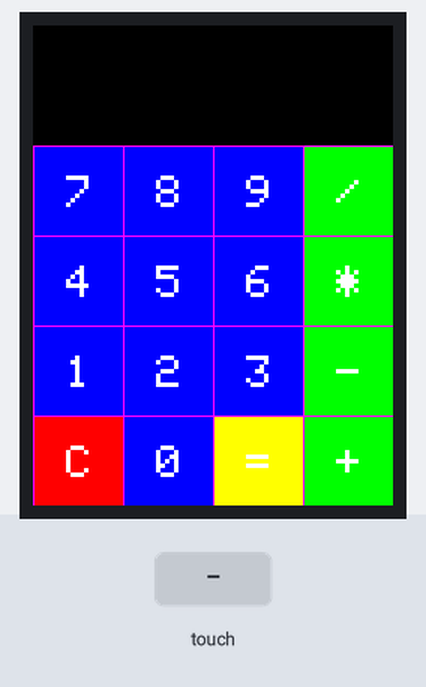
Simulated run of this sketch. Board: Arduino Mega 2560, built with avr-gcc and run on an emulated ATmega2560. On the bench: 240×320 colour display. The test bench sets the inputs (shaded band). What the sketch prints to the serial monitor is not drawn.

Above: at 3.3 s.
3.4 s: touch panel pressed at 62 % / 90 % of its raw x / y range
At 4.0 s:
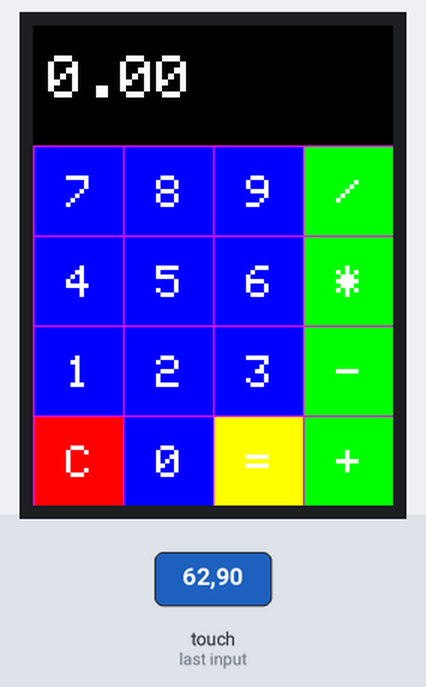
5.2 s: touch panel pressed at 38 % / 10 % of its raw x / y range
At 6.4 s:
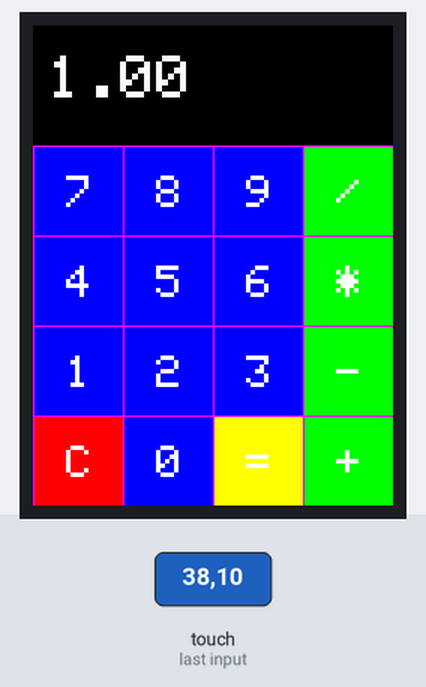
6.7 s: touch panel pressed at 13 % / 90 % of its raw x / y range
At 6.86 s:
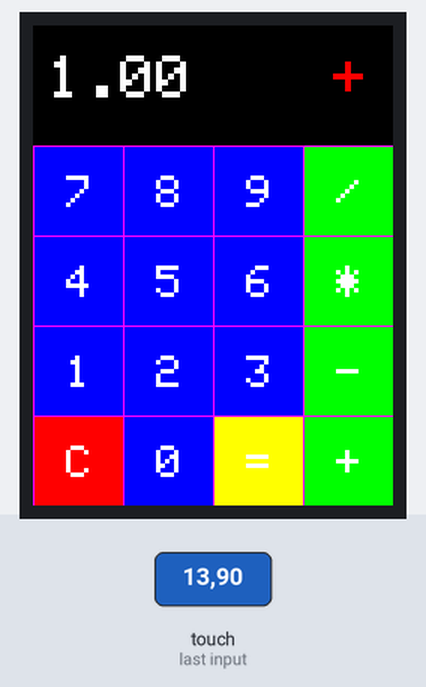
8.5 s: touch panel pressed at 38 % / 90 % of its raw x / y range
At 8.66 s:
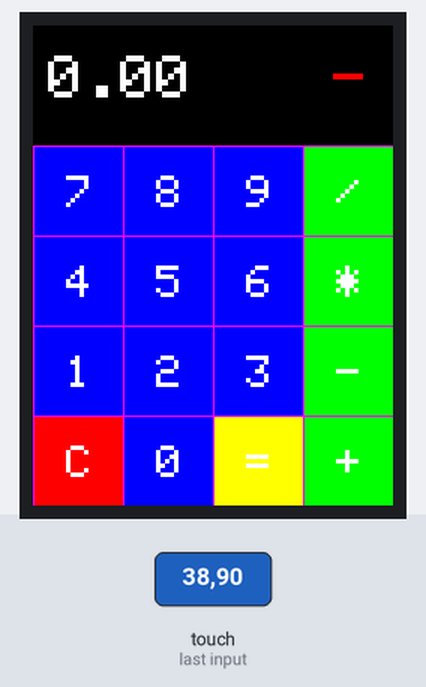
Timing chart, 0 to 11.3 s (numbered marks = the images above; inputs shaded):
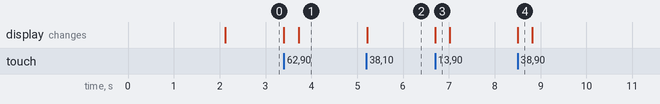

The sketch:

calculator.ino
```cpp
#include <TouchScreen.h>

#include <SD.h>
#include <SPI.h>          // f.k. for Arduino-1.5.2
#include "Adafruit_GFX.h"// Hardware-specific library
#include <MCUFRIEND_kbv.h>
MCUFRIEND_kbv tft;


/*______Define LCD pins (I have asigned the default values)_______*/
#define YP A1  // must be an analog pin, use "An" notation!
#define XM A2  // must be an analog pin, use "An" notation!
#define YM 7   // can be a digital pin
#define XP 6   // can be a digital pin
#define LCD_CS A3
#define LCD_CD A2
#define LCD_WR A1
#define LCD_RD A0
#define LCD_RESET A4
/*_______End of defanitions______*/

/*______Assign names to colors and pressure_______*/
#define BLACK   0x0000
#define BLUE   0x001F
#define RED   0xF800
#define GREEN  0x07E0
#define CYAN   0x07FF
#define PINK 0xF81F
#define YELLOW  0xFFE0
#define WHITE   0xFFFF

#define MINPRESSURE 200
#define MAXPRESSURE 1000
/*_______Assigned______*/

/*____Calibrate TFT LCD_____*/
#define TS_MINX 125
#define TS_MINY 85
#define TS_MAXX 965
#define TS_MAXY 905
/*______End of Calibration______*/

TouchScreen ts = TouchScreen(XP, YP, XM, YM, 300); //300 is the sensitivity
//MCUFRIEND_kbv tft (LCD_CS, LCD_CD, LCD_WR, LCD_RD, LCD_RESET); //Start communication with LCD

String symbol[4][4] = {
  { "7", "8", "9", "/" },
  { "4", "5", "6", "*" },
  { "1", "2", "3", "-" },
  { "C", "0", "=", "+" }
};
 int X,Y;
double Num1,Num2,Number;// long Num1,Num2,Number;
 char action;
 boolean result = false;

 #if defined(__AVR_ATmega1280__) || defined(__AVR_ATmega2560__)

#define SD_CS 53     // Set the chip select line to whatever you use

#else

// For Arduino Uno/Duemilanove, etc
//  connect the SD card with DI going to pin 11, DO going to pin 12 and SCK going to pin 13 (standard)
//  Then pin 10 goes to CS (or whatever you have set up)

#define SD_CS 10     // Set the chip select line to whatever you use (10 doesnt conflict with the library)

#endif

void setup() {
  Serial.begin(9600); //Use serial monitor for debugging
  tft.reset(); //Always reset at start
   uint32_t when = millis();
    //    while (!Serial) ;   //hangs a Leonardo until you connect a Serial
    if (!Serial) delay(5000);           //allow some time for Leonardo
    Serial.println("Serial took " + String((millis() - when)) + "ms to start");
    //    tft.reset();                 //hardware reset
    uint16_t ID = tft.readID(); //
    Serial.print("ID = 0x");
    Serial.println(ID, HEX);
    if (ID == 0xD3D3) ID = 0x9481; // write-only shield
//    ID = 0x9329;                             // force ID
    tft.begin(ID);

  tft.setRotation(2); // I just roated so that the power jack faces up - optional
  tft.fillScreen(BLACK);

  IntroScreen();

  draw_BoxNButtons();
}

void loop() {
TSPoint p = waitTouch();
X = p.y; Y = p.x;
//  Serial.print(X); Serial.print(','); Serial.println(Y);// + " " + Y);

DetectButtons();

if (result==true)
CalculateResult();

DisplayResult();

  delay(300);
}

TSPoint waitTouch() {
  TSPoint p;
  do {
    p = ts.getPoint();
    pinMode(XM, OUTPUT);
    pinMode(YP, OUTPUT);
  } while((p.z < MINPRESSURE )|| (p.z > MAXPRESSURE));
  p.x = map(p.x, TS_MINX, TS_MAXX, 0, 320);
  p.y = map(p.y, TS_MINY, TS_MAXY, 0, 240);;
  return p;
}

void DetectButtons()
{

if(X<=60 && X >=0)  //Detecting Buttons on Column 1
  {
    if (Y>0 && Y<85) //If cancel Button is pressed
    {Serial.println ("Button Cancel"); Number=Num1=Num2=0; result=false;}

     if (Y>85 && Y<140) //If Button 1 is pressed
    {Serial.println ("Button 1");
    if (Number==0)
    Number=1.0;
    else
    Number = (Number*10.0) + 1.0; //Pressed twice
    }

     if (Y>140 && Y<192) //If Button 4 is pressed
    {Serial.println ("Button 4");
    if (Number==0)
    Number=4.0;
    else
    Number = (Number*10.0) + 4.0; //Pressed twice
    }

     if (Y>192 && Y<245) //If Button 7 is pressed
    {Serial.println ("Button 7");
    if (Number==0)
    Number=7.0;
    else
    Number = (Number*10.0) + 7.0; //Pressed twice
    }
  }

 if(X>60 && X <=120) //Detecting Buttons on Column 2
  {
    if (Y>0 && Y<85)
    {Serial.println ("Button 0"); //Button 0 is Pressed
    if (Number==0)
    Number=0;
    else
    Number = (Number*10.0) + 0; //Pressed twice
    }

     if (Y>85 && Y<140)
    {Serial.println ("Button 2");
     if (Number==0)
    Number=2.0;
    else
    Number = (Number*10.0) + 2.0; //Pressed twice
    }

     if (Y>140 && Y<192)
    {Serial.println ("Button 5");
     if (Number==0)
    Number=5.0;
    else
    Number = (Number*10.0) + 5.0; //Pressed twic
    }

     if (Y>192 && Y<245)
    {Serial.println ("Button 8");
     if (Number==0)
    Number=8.0;
    else
    Number = (Number*10.0) + 8.0; //Pressed twic
    }
  }

   if(X>120 && X < 180) //Detecting Buttons on Column 3
  {
    if (Y>0 && Y<85)
    {Serial.println ("Button Equal");
    Num2=Number;
    result = true;
    }

     if (Y>85 && Y<140)
    {Serial.println ("Button 3");
     if (Number==0)
    Number=3.0;
    else
    Number = (Number*10.0) + 3.0; //Pressed twice
    }

     if (Y>140 && Y<192)
    {Serial.println ("Button 6");
    if (Number==0)
    Number=6.0;
    else
    Number = (Number*10.0) + 6.0; //Pressed twice
    }

     if (Y>192 && Y<245)
    {Serial.println ("Button 9");
    if (Number==0)
    Number=9.0;
    else
    Number = (Number*10.0) + 9.0; //Pressed twice
    }
  }
  /* if(X>180 && X <= 240 && Y > 245 && Y <=320){
    Serial.println("Scientific calculator");
    }*/

    if(X>180 && X <= 240)  //Detecting Buttons on Column 4
  {
    Num1 = Number;
    Number =0;
    tft.setCursor(200, 20);
    tft.setTextColor(RED);
    if (Y>0 && Y<85)
    {Serial.println ("Addition"); action = 1; tft.println('+');}
     if (Y>85 && Y<140)
    {Serial.println ("Subtraction"); action = 2; tft.println('-');}
     if (Y>140 && Y<192)
    {Serial.println ("Multiplication"); action = 3; tft.println('*');}
     if (Y>192 && Y<245)
    {Serial.println ("Division"); action = 4; tft.println('/');}
    delay(300);
  }
}

void CalculateResult()
{
  if (action==1)
    Number = Num1+Num2;

  if (action==2)
    Number = Num1-Num2;

  if (action==3)
    Number = Num1*Num2;

  if (action==4)
    Number = Num1/Num2;
}

void DisplayResult()
{
    tft.fillRect(0, 0, 240, 80, BLACK);  //clear result box
    tft.setCursor(10, 20);
    tft.setTextSize(4);
    tft.setTextColor(WHITE);
    tft.println(Number); //update new value
}

void IntroScreen()
{
  tft.setCursor (30, 120);
  tft.setTextSize (3);
  tft.setTextColor(RED);
  tft.println("ARITHMETIC");
  tft.setCursor (30, 160);
  tft.println("CALCULATOR");
  tft.setCursor (30, 220);
  tft.setTextSize (2);
  tft.setTextColor(BLUE);
  tft.println("...quardbaud");
  delay(1800);
}

void draw_BoxNButtons()
{
  //Draw the Result Box
  tft.fillRect(0, 0, 240, 80, BLACK);//Result

 //Draw First Column
  tft.fillRect  (0,260,60,60,RED); //C
  tft.fillRect  (0,200,60,60,BLUE);
  tft.fillRect  (0,140,60,60,BLUE);
  tft.fillRect  (0,80,60,60,BLUE);

 //Draw Third Column
  tft.fillRect  (120,260,60,60,YELLOW);//=
  tft.fillRect  (120,200,60,60,BLUE);
  tft.fillRect  (120,140,60,60,BLUE);
  tft.fillRect  (120,80,60,60,BLUE);

  //Draw Secound & Fourth Column
  for (int b=260; b>=80; b-=60)
 { tft.fillRect  (180,b,60,60,GREEN);
   tft.fillRect  (60,b,60,60,BLUE);}

  //Draw Horizontal Lines
  for (int h=80; h<=320; h+=60)
  tft.drawFastHLine(0, h, 240, PINK);

  //Draw Vertical Lines
  for (int v=0; v<=240; v+=60)
  tft.drawFastVLine(v, 80, 240, PINK);

  //Display keypad lables
  for (int j=0;j<4;j++) {
    for (int i=0;i<4;i++) {
      tft.setCursor(22 + (60*i), 100 + (60*j));
      tft.setTextSize(3);
      tft.setTextColor(WHITE);
      tft.println(symbol[j][i]);
    }
  }
}
```

Measured:
- after the input at 3.4 s, the display: first changes at once (image 1 shows a later state)
- after the input at 5.2 s, the display: changes at once (image 2)
- after the input at 6.7 s, the display: changes at once (image 3)
- after the input at 8.5 s, the display: changes at once (image 4)
